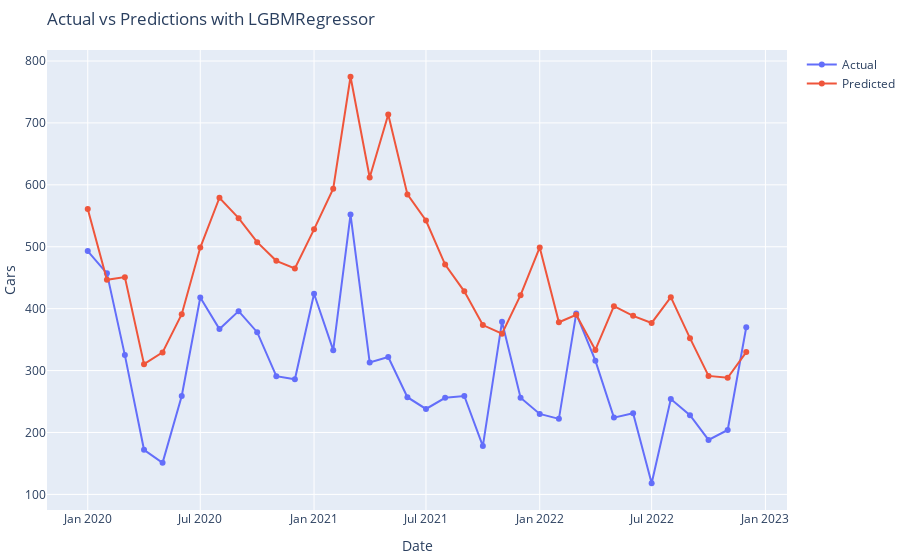
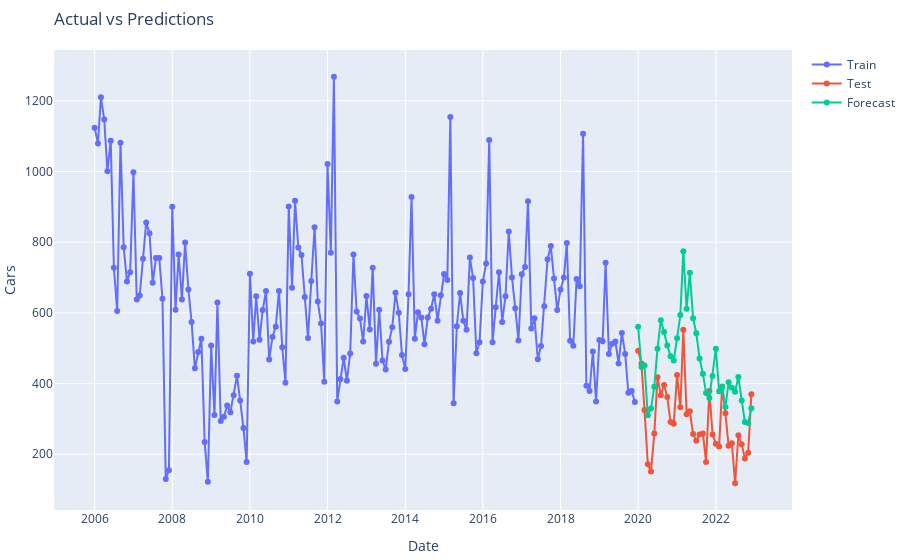

Notebook cell for these charts, in order:
### Markdown cell above
#### Baseline predictions

### Code cell
# Predict and score
model_name = model.__class__.__name__
preds = forecaster.predict(steps=steps, exog=test_exo)
scoring(model_name, test[dep_var], preds)

# Plot whole TS
plot_time_series(preds)
